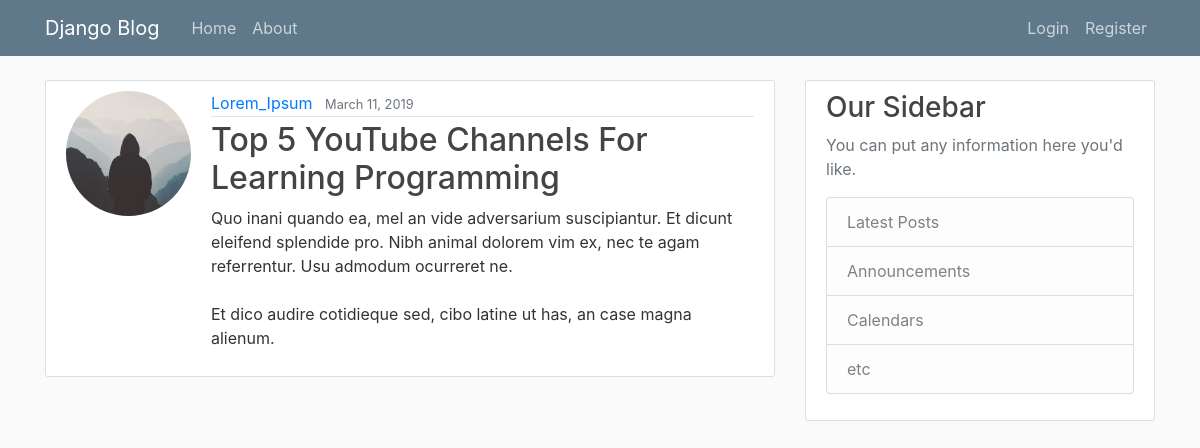
The page /post/30/ on the database its author committed.
### blog/models.py (models this page shows, shortened)
class Post(models.Model):
    title = models.CharField(max_length=100)
    content = models.TextField()
    date = models.DateTimeField(default=timezone.now) # Use auto_now=True for modifying date every time the post is updated(better for a field like last_modified).auto_now_add=True for seeting immutable date_created field.
    author = models.ForeignKey(User, on_delete= models.CASCADE) # User is the related table. CASCADE=deleting post when user is deleted

### users/models.py (models this page shows, shortened)
class Profile(models.Model):
    user = models.OneToOneField(User, on_delete = models.CASCADE) # this user is the one attached to the profile.
    image = models.ImageField(default = 'default.jpg', upload_to='profile_pics')

### blog/views.py (the view)
# urls.py: path('post/<int:pk>/', PostDetailView.as_view(), name='post-detail'),
class PostDetailView(DetailView):
    model = Post

### blog/templates/blog/post_detail.html (shortened to what this page needs)
{% extends 'blog/base.html' %}
{% block content %}
    <article class="media content-section">
        <img class='rounded-circle account-img' src='{{ object.author.profile.image.url }}'>
        <div class="media-body">
            <div class="article-metadata">
            <a class="mr-2" href="{% url 'user-posts' object.author.username %}">{{ object.author }}</a>
            <small class="text-muted">{{ object.date|date:"F d, Y" }}</small>
            </div>
            <h2 class="article-title">{{ object.title }}</h2>
            <p class="article-content">{{ object.content }}</p>
        </div>
        </article>
{% endblock content %}

### blog/static/blog/main.css (style rules this page uses)
body { background: #fafafa; color: #333333; margin-top: 5rem; }
h1, h2, h3, h4, h5, h6 { color: #444444; }
.content-section { background: #ffffff; padding: 10px 20px; border: 1px solid #dddddd; border-radius: 3px; margin-bottom: 20px; }
.article-title { color: #444444; }
.article-content { white-space: pre-line; }
.article-metadata { padding-bottom: 1px; margin-bottom: 4px; border-bottom: 1px solid #e3e3e3 }
.account-img { height: 125px; width: 125px; margin-right: 20px; margin-bottom: 16px; }

### rows shown on the page
Post: author.profile.image (placeholder picture), author "Lorem_Ipsum", date "March 11, 2019", title "Top 5 YouTube Channels For Learning Programming", content "Quo inani quando ea, mel an vide adversarium suscipiantur. Et dicunt eleifend splendide pro. Nibh animal dolorem vim ex, nec te agam referrentur. Usu admodum ocurreret ne. Et dico audire cotidieque sed, cibo latine ut has, an case magna alienum."
